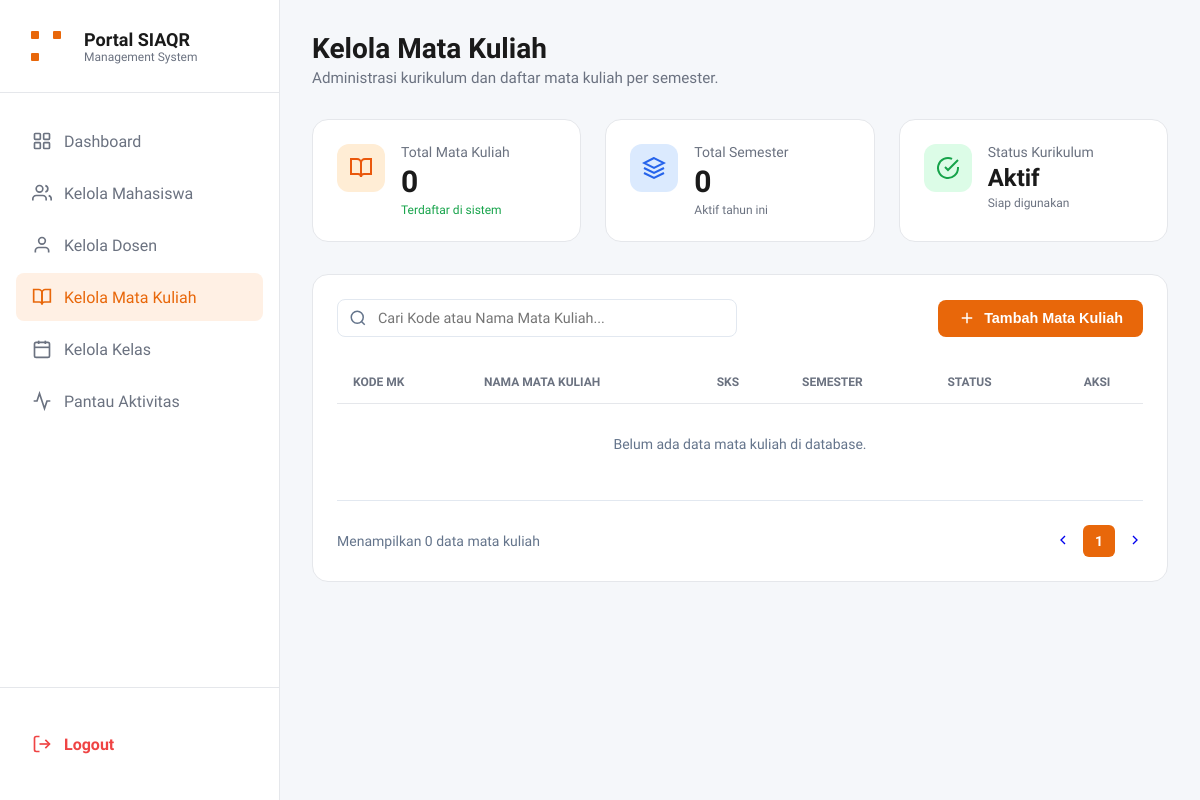
Page /kelola_matkul.php on the earlier database version.
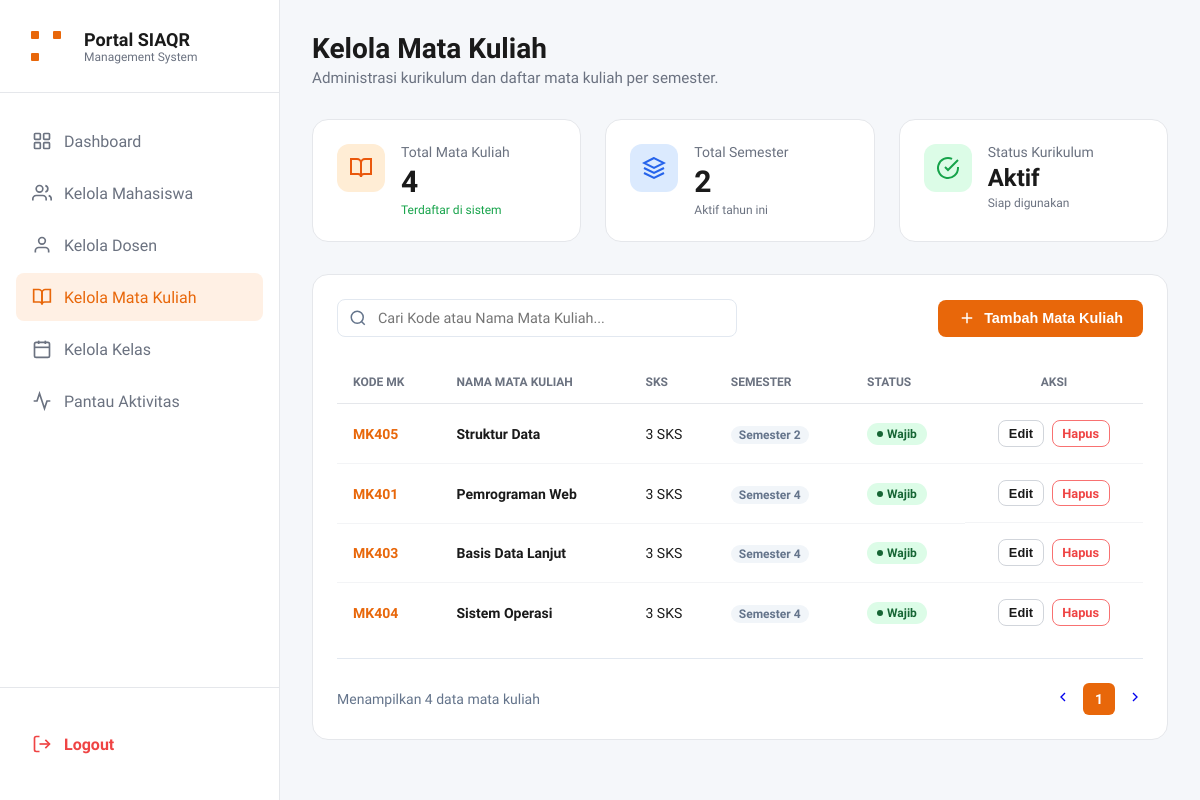
Same page on the later database version.
### tables this page shows
CREATE TABLE `mata_kuliah` (
  `id_matkul` int(11) NOT NULL,
  `kode_matkul` varchar(50) DEFAULT NULL,
  `nama_matkul` varchar(100) DEFAULT NULL,
  `sks` int(11) DEFAULT NULL,
  `semester` int(11) DEFAULT NULL
);

### kelola_matkul.php (the view, shortened to what the changed rows need)
<?php
require 'connection.php';
$query_matkul = "SELECT * FROM mata_kuliah ORDER BY semester ASC, kode_matkul ASC";
$result_matkul = $conn->query($query_matkul);
$total_matkul = $result_matkul->num_rows;
$query_semester = "SELECT COUNT(DISTINCT semester) as total_sem FROM mata_kuliah";
$res_sem = $conn->query($query_semester);
$total_semester = $res_sem->fetch_assoc()['total_sem'];
?>
<!DOCTYPE html>
<html lang="id">
<head>
<link rel="stylesheet" href="style/admin.css">
</head>
<body>
<div class="admin-wrapper">
    <main class="main-content">
        <div class="content-header">
            <div class="header-left">
                <h1>Kelola Mata Kuliah</h1>
            </div>
        </div>
        <div class="stats-grid">
            <div class="stat-card">
                <div class="stat-content">
                    <div class="stat-label">Total Mata Kuliah</div>
                    <div class="stat-value"><?= number_format($total_matkul) ?></div>
                    <div class="stat-change positive">Terdaftar di sistem</div>
                </div>
            </div>
            <div class="stat-card">
                <div class="stat-content">
                    <div class="stat-label">Total Semester</div>
                    <div class="stat-value"><?= number_format($total_semester) ?></div>
                    <div class="stat-change neutral">Aktif tahun ini</div>
                </div>
            </div>
        </div>
        <div class="content-section">
            <div class="activity-table">
                <table id="matkulTable">
                    <thead>
                        <tr>
                            <th>KODE MK</th>
                            <th>NAMA MATA KULIAH</th>
                            <th>SKS</th>
                            <th>SEMESTER</th>
                            <th>STATUS</th>
                            <th style="text-align: center;">AKSI</th>
                        </tr>
                    </thead>
                    <tbody>
                        <?php if ($total_matkul > 0): ?>
                            <?php while($row = $result_matkul->fetch_assoc()): ?>
                            <tr>
                                <td><strong style="color:#E8670A"><?= htmlspecialchars($row['kode_matkul']) ?></strong></td>
                                <td><strong><?= htmlspecialchars($row['nama_matkul']) ?></strong></td>
                                <td><?= $row['sks'] ?> SKS</td>
                                <td><span class="badge-semester">Semester <?= $row['semester'] ?></span></td>
                                <td><span class="badge-status wajib">Wajib</span></td>
                                <td style="text-align: center; display: flex; gap: 0.5rem; justify-content: center;">
                                    <button class="btn btn-outline" style="padding: 0.3rem 0.6rem; font-size: 0.8rem;"
                                            data-id="<?= $row['id_matkul'] ?>"
                                            data-kode="<?= htmlspecialchars($row['kode_matkul']) ?>"
                                            data-nama="<?= htmlspecialchars($row['nama_matkul']) ?>"
                                            data-sks="<?= $row['sks'] ?>"
                                            data-semester="<?= $row['semester'] ?>"
                                            onclick="openEditModal(this)">
                                        Edit
                                    </button>
                                    <a href="?hapus=<?= $row['id_matkul'] ?>"
                                       onclick="return confirm('Apakah Anda yakin ingin menghapus mata kuliah <?= htmlspecialchars($row['nama_matkul']) ?>? Tindakan ini permanen!');"
                                       class="btn btn-outline"
                                       style="padding: 0.3rem 0.6rem; font-size: 0.8rem; color: #EF4444; border-color: #F87171; text-decoration: none;">
                                       Hapus
                                    </a>
                                </td>
                            </tr>
                            <?php endwhile; ?>
                        <?php else: ?>
                            <tr>
                                <td colspan="6" style="text-align: center; padding: 2rem; color: #64748b;">Belum ada data mata kuliah di database.</td>
                            </tr>
                        <?php endif; ?>
                    </tbody>
                </table>
            </div>
            <div class="pagination">
                <span>Menampilkan <?= $total_matkul ?> data mata kuliah</span>
                <div class="page-numbers">
                    <a href="#" style="margin-right: 8px;">
                    </a>
                    <a href="#" class="page-btn active">1</a>
                    <a href="#" style="margin-left: 8px;">
                    </a>
                </div>
            </div>
        </div>
    </main>
</div>
</body>
</html>

Differences in the rows shown:
added mata_kuliah: kode_matkul "MK405", nama_matkul "Struktur Data", sks "3", semester "2"
added mata_kuliah: kode_matkul "MK401", nama_matkul "Pemrograman Web", sks "3", semester "4"
added mata_kuliah: kode_matkul "MK403", nama_matkul "Basis Data Lanjut", sks "3", semester "4"
added mata_kuliah: kode_matkul "MK404", nama_matkul "Sistem Operasi", sks "3", semester "4"
Other differences:
$total_matkul: "0" → "4"
$total_semester: "0" → "2"
text no longer shown: "Belum ada data mata kuliah di database."
